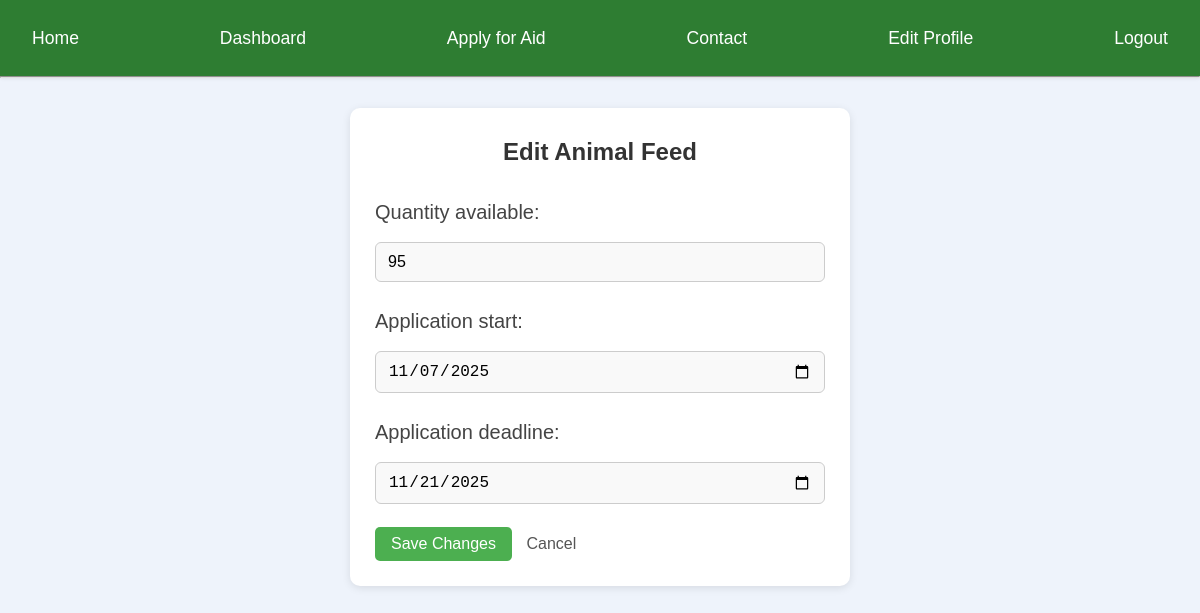
The app's page /officer/aid-inventory/edit/8/ (signed in) with its own data.
### core/models.py (models this page shows, shortened)
class AidItem(models.Model):
    AID_CHOICES = [
        ('fertilizer', 'Fertilizer'),
        ('seedlings', 'Seedlings'),
        ('pesticides', 'Pesticides'),
        ('animal_feed', 'Animal Feed'),
        ('other', 'Other'),
    ]
    name = models.CharField(max_length=100, choices=AID_CHOICES)
    quantity_available = models.PositiveIntegerField(default=0)
    application_start = models.DateField()
    application_deadline = models.DateField()
    is_open_for_application = models.BooleanField(default=True)
    subitems = models.JSONField(default=list, blank=True)

### core/views.py (the view)
# urls.py: path("officer/aid-inventory/edit/<int:item_id>/", views.edit_aid_item, name="edit_aid_item"),
@login_required
@user_passes_test(is_officer_or_admin)
def edit_aid_item(request, item_id):
    aid_item = get_object_or_404(AidItem, id=item_id)
    if request.method == "POST":
        form = AidItemForm(request.POST, instance=aid_item)
        if form.is_valid():
            form.save()
            messages.success(request, f"{aid_item.get_name_display()} updated successfully ✅")
            return redirect("aid_inventory_dashboard")
        else:
            messages.error(request, "Please correct the errors below.")
    else:
        form = AidItemForm(instance=aid_item)
    return render(request, "core/edit_aid_item.html", {"form": form, "aid_item": aid_item})

### core/forms.py
class AidItemForm(forms.ModelForm):
    class Meta:
        model = AidItem
        fields = ["quantity_available", "application_start", "application_deadline"]
        widgets = {
            "quantity_available": forms.NumberInput(attrs={"class": "form-control", "min": "0"}),
            "application_start": forms.DateInput(attrs={"type": "date", "class": "form-control"}),
            "application_deadline": forms.DateInput(attrs={"type": "date", "class": "form-control"}),
        }

### core/views.py (called while the page is built)
def is_officer_or_admin(user):
    return user.is_authenticated and (user.is_officer or user.is_staff)

### core/templates/core/edit_aid_item.html (shortened to what this page needs)
{% extends "base.html" %}
{% block content %}
<div class="edit-aid-container">
    <h2>Edit {{ aid_item.get_name_display }}</h2>
    <form method="POST">
        {{ form.as_p }}
        <button type="submit" class="btn-submit">Save Changes</button>
        <a href="{% url 'aid_inventory_dashboard' %}" class="btn-cancel">Cancel</a>
    </form>
</div>
{% endblock %}

### core/static/core/css/styles.css (style rules this page uses)
* { margin: 0; padding: 0; box-sizing: border-box; }
body { margin: 0; font-family: "Segoe UI", Tahoma, Geneva, Verdana, sans-serif; color: #333; line-height: 1.6; background-color: #f9f9f9; }
h1, h2, h3 { font-weight: bold; margin-bottom: 15px; color: #000; }
p { margin-bottom: 15px; font-size: 20px; color: #161515; }
label { font-weight: bold; }
.form-control { width: 100%; padding: 10px 12px; margin: 8px 0; border: 1px solid #ccc; border-radius: 6px; outline: none; font-size: 1rem; transition: 0.2s; }
.btn-submit { display: inline-block; padding: 12px 20px; background: #1b5a26; color: white; font-size: 1rem; border: none; border-radius: 8px; cursor: pointer; transition: background 0.3s ease; }
body { background-color: #f8faf8; font-family: "Poppins", sans-serif; color: #333; }
h2 { font-weight: 600; color: #0d0d0e; text-align: center; margin-bottom: 20px; }
form label { font-weight: 500; color: #444; margin-bottom: 6px; display: block; }
form input, form select { width: 100%; padding: 10px 12px; border-radius: 10px; border: 1px solid #ccc; background-color: #f9f9f9; transition: all 0.2s ease-in-out; }
h2 { text-align: center; font-weight: bold; color: #2c3e50; }
body { background-color: #f5f9ff; font-family: "Poppins", sans-serif; margin: 0; padding: 0; }
h2, h3 { text-align: center; color: #333; margin-bottom: 1.5rem; }
body { background-color: #f3f7fc; font-family: "Poppins", sans-serif; }
body { background-color: #eef3fb; font-family: "Poppins", sans-serif; }

### core/templates/core/edit_aid_item.html (style rules this page uses)
.edit-aid-container { max-width: 500px; margin: 30px auto; background: #fff; padding: 25px; border-radius: 10px; box-shadow: 0 2px 8px rgba(0,0,0,0.1); }
.btn-submit { background: #4CAF50; color: white; padding: 8px 16px; border-radius: 5px; border: none; }
.btn-cancel { margin-left: 10px; color: #555; text-decoration: none; }

### records on screen
AidItem: name "Animal Feed", quantity_available "95", application_start "11/07/2025", application_deadline "11/21/2025"
